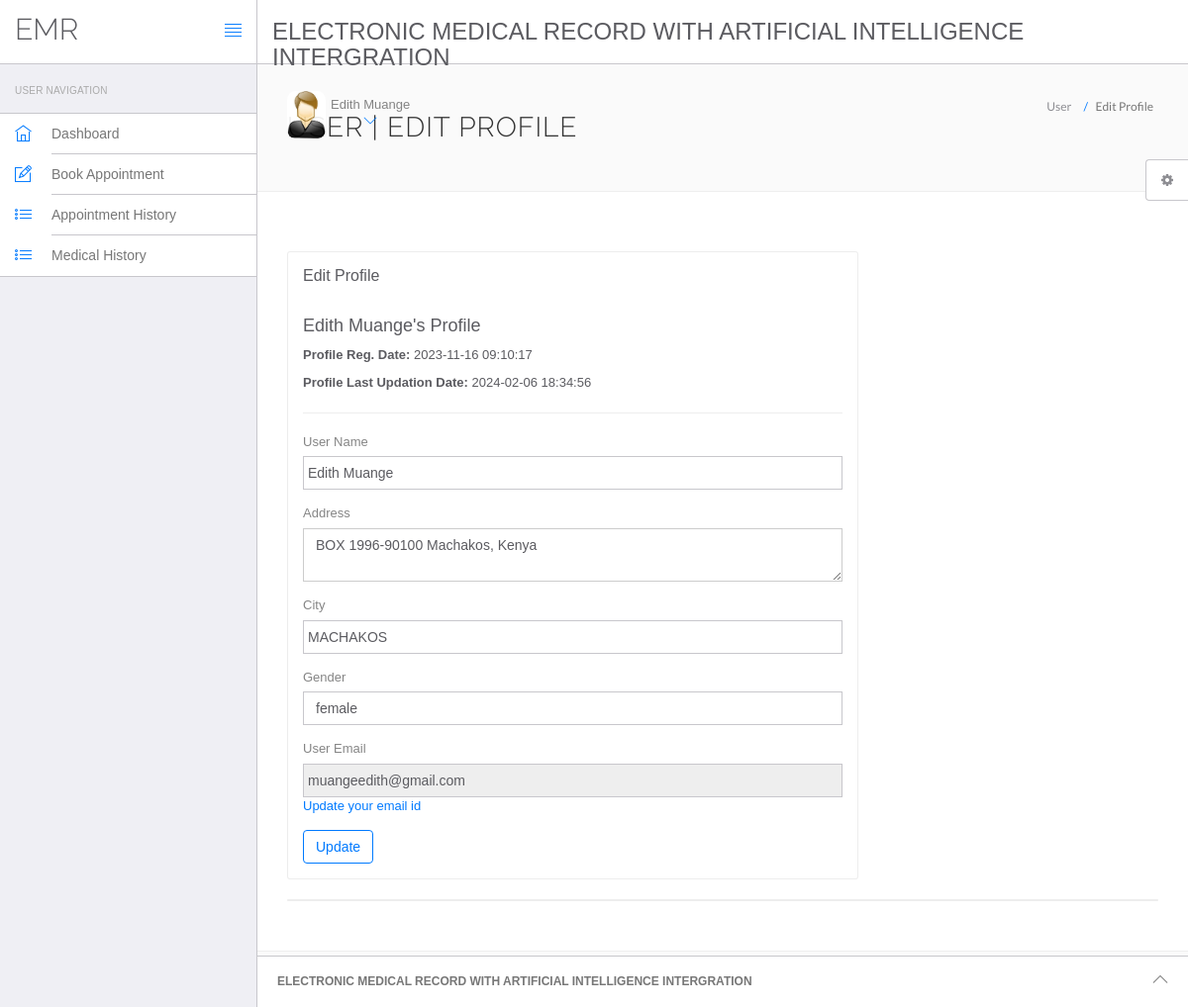
Screenshot of /hms/edit-profile.php (signed in) with the database file from the repository.
### tables this page shows
CREATE TABLE `users` (
  `id` int(11) NOT NULL,
  `fullName` varchar(255) DEFAULT NULL,
  `address` longtext DEFAULT NULL,
  `city` varchar(255) DEFAULT NULL,
  `gender` varchar(255) DEFAULT NULL,
  `email` varchar(255) DEFAULT NULL,
  `password` varchar(255) DEFAULT NULL,
  `regDate` timestamp NULL DEFAULT current_timestamp(),
  `updationDate` timestamp NULL DEFAULT NULL ON UPDATE current_timestamp()
);

### hms/edit-profile.php (the view, shortened to what this page needs)
<?php
include('include/config.php');
?>
<!DOCTYPE html>
<html lang="en">
	<head>
		<link rel="stylesheet" href="vendor/bootstrap/css/bootstrap.min.css">
		<link rel="stylesheet" href="vendor/fontawesome/css/font-awesome.min.css">
		<link rel="stylesheet" href="vendor/themify-icons/themify-icons.min.css">
		<link href="vendor/animate.css/animate.min.css" rel="stylesheet" media="screen">
		<link href="vendor/perfect-scrollbar/perfect-scrollbar.min.css" rel="stylesheet" media="screen">
		<link href="vendor/switchery/switchery.min.css" rel="stylesheet" media="screen">
		<link href="vendor/bootstrap-touchspin/jquery.bootstrap-touchspin.min.css" rel="stylesheet" media="screen">
		<link href="vendor/select2/select2.min.css" rel="stylesheet" media="screen">
		<link href="vendor/bootstrap-datepicker/bootstrap-datepicker3.standalone.min.css" rel="stylesheet" media="screen">
		<link href="vendor/bootstrap-timepicker/bootstrap-timepicker.min.css" rel="stylesheet" media="screen">
		<link rel="stylesheet" href="assets/css/styles.css">
		<link rel="stylesheet" href="assets/css/plugins.css">
		<link rel="stylesheet" href="assets/css/themes/theme-1.css" id="skin_color" />
	</head>
	<body>
		<div id="app">
<?php include('include/sidebar.php');?>
			<div class="app-content">
						<?php include('include/header.php');?>
				<div class="main-content" >
					<div class="wrap-content container" id="container">
						<section id="page-title">
							<div class="row">
								<div class="col-sm-8">
									<h1 class="mainTitle">User | Edit Profile</h1>
																	</div>
								<ol class="breadcrumb">
									<li>
										<span>User </span>
									</li>
									<li class="active">
										<span>Edit Profile</span>
									</li>
								</ol>
							</div>
						</section>
						<div class="container-fluid container-fullw bg-white">
							<div class="row">
								<div class="col-md-12">
									<div class="row margin-top-30">
										<div class="col-lg-8 col-md-12">
											<div class="panel panel-white">
												<div class="panel-heading">
													<h5 class="panel-title">Edit Profile</h5>
												</div>
												<div class="panel-body">
									<?php
$sql=mysqli_query($con,"select * from users where id='".$_SESSION['id']."'");
while($data=mysqli_fetch_array($sql))
{
?>
<h4><?php echo htmlentities($data['fullName']);?>'s Profile</h4>
<p><b>Profile Reg. Date: </b><?php echo htmlentities($data['regDate']);?></p>
<?php if($data['updationDate']){?>
<p><b>Profile Last Updation Date: </b><?php echo htmlentities($data['updationDate']);?></p>
<?php } ?>
<hr />													<form role="form" name="edit" method="post">
<div class="form-group">
															<label for="fname">
																 User Name
															</label>
	<input type="text" name="fname" class="form-control" value="<?php echo htmlentities($data['fullName']);?>" >
														</div>
<div class="form-group">
															<label for="address">
																 Address
															</label>
					<textarea name="address" class="form-control"><?php echo htmlentities($data['address']);?></textarea>
														</div>
<div class="form-group">
															<label for="city">
																 City
															</label>
		<input type="text" name="city" class="form-control" required="required"  value="<?php echo htmlentities($data['city']);?>" >
														</div>
<div class="form-group">
									<label for="gender">
																Gender
															</label>
<select name="gender" class="form-control" required="required" >
<option value="<?php echo htmlentities($data['gender']);?>"><?php echo htmlentities($data['gender']);?></option>
</select>
														</div>
<div class="form-group">
									<label for="fess">
																 User Email
															</label>
					<input type="email" name="uemail" class="form-control"  readonly="readonly"  value="<?php echo htmlentities($data['email']);?>">
					<a href="change-emaild.php">Update your email id</a>
														</div>
														<button type="submit" name="submit" class="btn btn-o btn-primary">
															Update
														</button>
													</form>
													<?php } ?>
												</div>
											</div>
										</div>
											</div>
										</div>
									<div class="col-lg-12 col-md-12">
											<div class="panel panel-white">
											</div>
										</div>
									</div>
								</div>
					</div>
				</div>
			</div>
	<?php include('include/footer.php');?>
	<?php include('include/setting.php');?>
		</div>
	</body>
</html>

### hms/include/header.php (shortened to what this page needs)
<header class="navbar navbar-default navbar-static-top">
					<div class="navbar-header">
						<a class="navbar-brand" href="#">
							<h2 style="padding-top:20% ">EMR</h2>
						</a>
						<a href="#" class="sidebar-toggler pull-right visible-md visible-lg" data-toggle-class="app-sidebar-closed" data-toggle-target="#app">
							<i class="ti-align-justify"></i>
						</a>
					</div>
					<div class="navbar-collapse collapse">
						<ul class="nav navbar-right">
								<li  style="padding-top:2% ">
								<h3>ELECTRONIC MEDICAL RECORD WITH ARTIFICIAL INTELLIGENCE INTERGRATION</h3>
							</li>
							<li class="dropdown current-user">
								<a href class="dropdown-toggle" data-toggle="dropdown">
									<img src="assets/images/images.jpg"> <span class="username">
									<?php $query=mysqli_query($con,"select fullName from users where id='".$_SESSION['id']."'");
while($row=mysqli_fetch_array($query))
{
	echo $row['fullName'];
}
									?> <i class="ti-angle-down"></i></i></span>
								</a>
							</li>
						</ul>
					</div>
				</header>

### hms/assets/css/themes/theme-1.css (style rules this page uses)
body { background: #FAFAFA; }
header .navbar-header { background: #ffffff !important; border-right-color: #c8c7cc !important; border-bottom-color: #c8c7cc !important; }
header .navbar-header .sidebar-toggler, header .navbar-header .sidebar-mobile-toggler { color: #007aff !important; }
header .navbar-header .navbar-brand { color: #777 !important; }
header .navbar-collapse { background: #ffffff !important; border-bottom-color: #c8c7cc !important; box-shadow: none !important; }
header .navbar-collapse .navbar-right > li > a { color: #777; }
header .navbar-collapse .navbar-right > li > a i { color: #007aff !important; }

### rows the page displays
users: fullName "Edith Muange", regDate "2023-11-16 09:10:17", updationDate "2024-02-06 18:34:56", fname "Edith Muange", address "BOX 1996-90100 Machakos, Kenya", city "MACHAKOS", gender "female", uemail "muangeedith@gmail.com"
